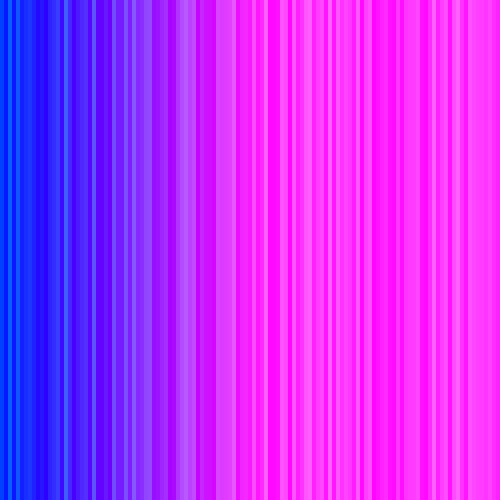
Frame 1 (no input)
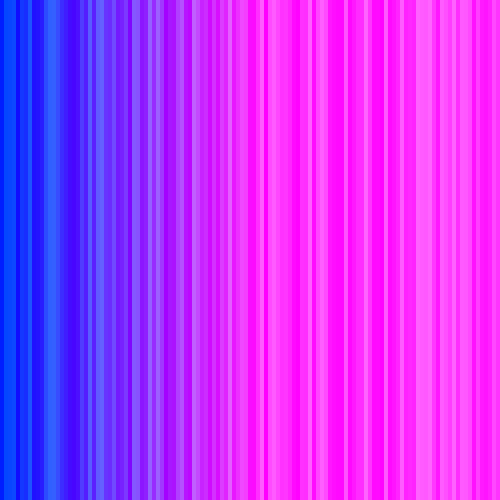
Frame 60 (the mouse pressed at the canvas centre just before this capture)
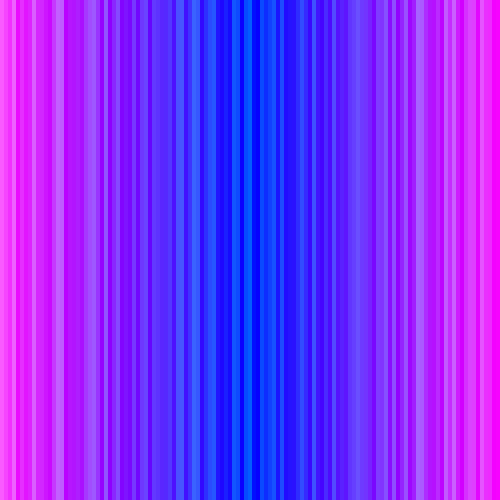
Frame 120 (the mouse held since frame 60 and released just before this capture)

The Processing sketch that drew these frames (run headless with seeded random() and noise(); from frame 60 on, the mouse is pressed at the canvas centre):

// Processing sketch: processing_65185
// ── processing_65185.pde

void setup(){
size(500,500);
background(0);
}

void draw(){
background(0);
for(int i =0;i<500;i+=4){
float distance = abs(mouseX - i);
fill(distance,random(100),255);
noStroke();
rect(i,0,10,height);
}
}
